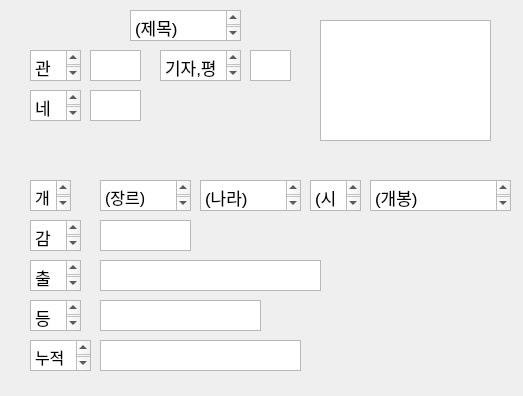
<?xml version="1.0" encoding="UTF-8"?>
<ui version="4.0">
 <class>Dialog</class>
 <widget class="QDialog" name="Dialog">
  <property name="geometry">
   <rect>
    <x>0</x>
    <y>0</y>
    <width>523</width>
    <height>396</height>
   </rect>
  </property>
  <property name="windowTitle">
   <string>Dialog</string>
  </property>
  <widget class="QTextEdit" name="textEdit_title">
   <property name="geometry">
    <rect>
     <x>130</x>
     <y>10</y>
     <width>111</width>
     <height>31</height>
    </rect>
   </property>
   <property name="html">
    <string>&lt;!DOCTYPE HTML PUBLIC &quot;-//W3C//DTD HTML 4.0//EN&quot; &quot;http://www.w3.org/TR/REC-html40/strict.dtd&quot;&gt;
&lt;html&gt;&lt;head&gt;&lt;meta name=&quot;qrichtext&quot; content=&quot;1&quot; /&gt;&lt;style type=&quot;text/css&quot;&gt;
p, li { white-space: pre-wrap; }
&lt;/style&gt;&lt;/head&gt;&lt;body style=&quot; font-family:'.AppleSystemUIFont'; font-size:13pt; font-weight:400; font-style:normal;&quot;&gt;
&lt;p style=&quot; margin-top:0px; margin-bottom:0px; margin-left:0px; margin-right:0px; -qt-block-indent:0; text-indent:0px;&quot;&gt;(제목)&lt;/p&gt;&lt;/body&gt;&lt;/html&gt;</string>
   </property>
  </widget>
  <widget class="QTextEdit" name="textEdit_2">
   <property name="geometry">
    <rect>
     <x>30</x>
     <y>50</y>
     <width>51</width>
     <height>31</height>
    </rect>
   </property>
   <property name="html">
    <string>&lt;!DOCTYPE HTML PUBLIC &quot;-//W3C//DTD HTML 4.0//EN&quot; &quot;http://www.w3.org/TR/REC-html40/strict.dtd&quot;&gt;
&lt;html&gt;&lt;head&gt;&lt;meta name=&quot;qrichtext&quot; content=&quot;1&quot; /&gt;&lt;style type=&quot;text/css&quot;&gt;
p, li { white-space: pre-wrap; }
&lt;/style&gt;&lt;/head&gt;&lt;body style=&quot; font-family:'.AppleSystemUIFont'; font-size:13pt; font-weight:400; font-style:normal;&quot;&gt;
&lt;p style=&quot; margin-top:0px; margin-bottom:0px; margin-left:0px; margin-right:0px; -qt-block-indent:0; text-indent:0px;&quot;&gt;관람객&lt;/p&gt;&lt;/body&gt;&lt;/html&gt;</string>
   </property>
  </widget>
  <widget class="QTextEdit" name="textEdit_3">
   <property name="geometry">
    <rect>
     <x>160</x>
     <y>50</y>
     <width>81</width>
     <height>31</height>
    </rect>
   </property>
   <property name="html">
    <string>&lt;!DOCTYPE HTML PUBLIC &quot;-//W3C//DTD HTML 4.0//EN&quot; &quot;http://www.w3.org/TR/REC-html40/strict.dtd&quot;&gt;
&lt;html&gt;&lt;head&gt;&lt;meta name=&quot;qrichtext&quot; content=&quot;1&quot; /&gt;&lt;style type=&quot;text/css&quot;&gt;
p, li { white-space: pre-wrap; }
&lt;/style&gt;&lt;/head&gt;&lt;body style=&quot; font-family:'.AppleSystemUIFont'; font-size:13pt; font-weight:400; font-style:normal;&quot;&gt;
&lt;p style=&quot; margin-top:0px; margin-bottom:0px; margin-left:0px; margin-right:0px; -qt-block-indent:0; text-indent:0px;&quot;&gt;기자,평론가&lt;/p&gt;&lt;/body&gt;&lt;/html&gt;</string>
   </property>
  </widget>
  <widget class="QTextEdit" name="textEdit_4">
   <property name="geometry">
    <rect>
     <x>30</x>
     <y>90</y>
     <width>51</width>
     <height>31</height>
    </rect>
   </property>
   <property name="html">
    <string>&lt;!DOCTYPE HTML PUBLIC &quot;-//W3C//DTD HTML 4.0//EN&quot; &quot;http://www.w3.org/TR/REC-html40/strict.dtd&quot;&gt;
&lt;html&gt;&lt;head&gt;&lt;meta name=&quot;qrichtext&quot; content=&quot;1&quot; /&gt;&lt;style type=&quot;text/css&quot;&gt;
p, li { white-space: pre-wrap; }
&lt;/style&gt;&lt;/head&gt;&lt;body style=&quot; font-family:'.AppleSystemUIFont'; font-size:13pt; font-weight:400; font-style:normal;&quot;&gt;
&lt;p style=&quot; margin-top:0px; margin-bottom:0px; margin-left:0px; margin-right:0px; -qt-block-indent:0; text-indent:0px;&quot;&gt;네티즌&lt;/p&gt;&lt;/body&gt;&lt;/html&gt;</string>
   </property>
  </widget>
  <widget class="QTextEdit" name="textEdit_audienceRate">
   <property name="geometry">
    <rect>
     <x>90</x>
     <y>50</y>
     <width>51</width>
     <height>31</height>
    </rect>
   </property>
   <property name="html">
    <string>&lt;!DOCTYPE HTML PUBLIC &quot;-//W3C//DTD HTML 4.0//EN&quot; &quot;http://www.w3.org/TR/REC-html40/strict.dtd&quot;&gt;
&lt;html&gt;&lt;head&gt;&lt;meta name=&quot;qrichtext&quot; content=&quot;1&quot; /&gt;&lt;style type=&quot;text/css&quot;&gt;
p, li { white-space: pre-wrap; }
&lt;/style&gt;&lt;/head&gt;&lt;body style=&quot; font-family:'.AppleSystemUIFont'; font-size:13pt; font-weight:400; font-style:normal;&quot;&gt;
&lt;p style=&quot;-qt-paragraph-type:empty; margin-top:0px; margin-bottom:0px; margin-left:0px; margin-right:0px; -qt-block-indent:0; text-indent:0px;&quot;&gt;&lt;br /&gt;&lt;/p&gt;&lt;/body&gt;&lt;/html&gt;</string>
   </property>
  </widget>
  <widget class="QTextEdit" name="textEdit_netizenRate">
   <property name="geometry">
    <rect>
     <x>90</x>
     <y>90</y>
     <width>51</width>
     <height>31</height>
    </rect>
   </property>
   <property name="html">
    <string>&lt;!DOCTYPE HTML PUBLIC &quot;-//W3C//DTD HTML 4.0//EN&quot; &quot;http://www.w3.org/TR/REC-html40/strict.dtd&quot;&gt;
&lt;html&gt;&lt;head&gt;&lt;meta name=&quot;qrichtext&quot; content=&quot;1&quot; /&gt;&lt;style type=&quot;text/css&quot;&gt;
p, li { white-space: pre-wrap; }
&lt;/style&gt;&lt;/head&gt;&lt;body style=&quot; font-family:'.AppleSystemUIFont'; font-size:13pt; font-weight:400; font-style:normal;&quot;&gt;
&lt;p style=&quot;-qt-paragraph-type:empty; margin-top:0px; margin-bottom:0px; margin-left:0px; margin-right:0px; -qt-block-indent:0; text-indent:0px;&quot;&gt;&lt;br /&gt;&lt;/p&gt;&lt;/body&gt;&lt;/html&gt;</string>
   </property>
  </widget>
  <widget class="QTextEdit" name="textEdit_journalRate">
   <property name="geometry">
    <rect>
     <x>250</x>
     <y>50</y>
     <width>41</width>
     <height>31</height>
    </rect>
   </property>
   <property name="html">
    <string>&lt;!DOCTYPE HTML PUBLIC &quot;-//W3C//DTD HTML 4.0//EN&quot; &quot;http://www.w3.org/TR/REC-html40/strict.dtd&quot;&gt;
&lt;html&gt;&lt;head&gt;&lt;meta name=&quot;qrichtext&quot; content=&quot;1&quot; /&gt;&lt;style type=&quot;text/css&quot;&gt;
p, li { white-space: pre-wrap; }
&lt;/style&gt;&lt;/head&gt;&lt;body style=&quot; font-family:'.AppleSystemUIFont'; font-size:13pt; font-weight:400; font-style:normal;&quot;&gt;
&lt;p style=&quot;-qt-paragraph-type:empty; margin-top:0px; margin-bottom:0px; margin-left:0px; margin-right:0px; -qt-block-indent:0; text-indent:0px;&quot;&gt;&lt;br /&gt;&lt;/p&gt;&lt;/body&gt;&lt;/html&gt;</string>
   </property>
  </widget>
  <widget class="QGraphicsView" name="graphicsView">
   <property name="geometry">
    <rect>
     <x>320</x>
     <y>20</y>
     <width>171</width>
     <height>121</height>
    </rect>
   </property>
  </widget>
  <widget class="QTextEdit" name="textEdit_8">
   <property name="geometry">
    <rect>
     <x>30</x>
     <y>180</y>
     <width>41</width>
     <height>31</height>
    </rect>
   </property>
   <property name="html">
    <string>&lt;!DOCTYPE HTML PUBLIC &quot;-//W3C//DTD HTML 4.0//EN&quot; &quot;http://www.w3.org/TR/REC-html40/strict.dtd&quot;&gt;
&lt;html&gt;&lt;head&gt;&lt;meta name=&quot;qrichtext&quot; content=&quot;1&quot; /&gt;&lt;style type=&quot;text/css&quot;&gt;
p, li { white-space: pre-wrap; }
&lt;/style&gt;&lt;/head&gt;&lt;body style=&quot; font-family:'.AppleSystemUIFont'; font-size:13pt; font-weight:400; font-style:normal;&quot;&gt;
&lt;p style=&quot; margin-top:0px; margin-bottom:0px; margin-left:0px; margin-right:0px; -qt-block-indent:0; text-indent:0px;&quot;&gt;&lt;span style=&quot; font-size:12pt;&quot;&gt;개요&lt;/span&gt;&lt;/p&gt;
&lt;p style=&quot;-qt-paragraph-type:empty; margin-top:0px; margin-bottom:0px; margin-left:0px; margin-right:0px; -qt-block-indent:0; text-indent:0px; font-size:12pt;&quot;&gt;&lt;br /&gt;&lt;/p&gt;&lt;/body&gt;&lt;/html&gt;</string>
   </property>
  </widget>
  <widget class="QTextEdit" name="textEdit_genre">
   <property name="geometry">
    <rect>
     <x>100</x>
     <y>180</y>
     <width>91</width>
     <height>31</height>
    </rect>
   </property>
   <property name="html">
    <string>&lt;!DOCTYPE HTML PUBLIC &quot;-//W3C//DTD HTML 4.0//EN&quot; &quot;http://www.w3.org/TR/REC-html40/strict.dtd&quot;&gt;
&lt;html&gt;&lt;head&gt;&lt;meta name=&quot;qrichtext&quot; content=&quot;1&quot; /&gt;&lt;style type=&quot;text/css&quot;&gt;
p, li { white-space: pre-wrap; }
&lt;/style&gt;&lt;/head&gt;&lt;body style=&quot; font-family:'.AppleSystemUIFont'; font-size:13pt; font-weight:400; font-style:normal;&quot;&gt;
&lt;p style=&quot; margin-top:0px; margin-bottom:0px; margin-left:0px; margin-right:0px; -qt-block-indent:0; text-indent:0px;&quot;&gt;&lt;span style=&quot; font-size:12pt;&quot;&gt;(장르)&lt;/span&gt;&lt;/p&gt;&lt;/body&gt;&lt;/html&gt;</string>
   </property>
  </widget>
  <widget class="QTextEdit" name="textEdit_country">
   <property name="geometry">
    <rect>
     <x>200</x>
     <y>180</y>
     <width>101</width>
     <height>31</height>
    </rect>
   </property>
   <property name="html">
    <string>&lt;!DOCTYPE HTML PUBLIC &quot;-//W3C//DTD HTML 4.0//EN&quot; &quot;http://www.w3.org/TR/REC-html40/strict.dtd&quot;&gt;
&lt;html&gt;&lt;head&gt;&lt;meta name=&quot;qrichtext&quot; content=&quot;1&quot; /&gt;&lt;style type=&quot;text/css&quot;&gt;
p, li { white-space: pre-wrap; }
&lt;/style&gt;&lt;/head&gt;&lt;body style=&quot; font-family:'.AppleSystemUIFont'; font-size:13pt; font-weight:400; font-style:normal;&quot;&gt;
&lt;p style=&quot; margin-top:0px; margin-bottom:0px; margin-left:0px; margin-right:0px; -qt-block-indent:0; text-indent:0px;&quot;&gt;(나라)&lt;/p&gt;&lt;/body&gt;&lt;/html&gt;</string>
   </property>
  </widget>
  <widget class="QTextEdit" name="textEdit_playTime">
   <property name="geometry">
    <rect>
     <x>310</x>
     <y>180</y>
     <width>51</width>
     <height>31</height>
    </rect>
   </property>
   <property name="html">
    <string>&lt;!DOCTYPE HTML PUBLIC &quot;-//W3C//DTD HTML 4.0//EN&quot; &quot;http://www.w3.org/TR/REC-html40/strict.dtd&quot;&gt;
&lt;html&gt;&lt;head&gt;&lt;meta name=&quot;qrichtext&quot; content=&quot;1&quot; /&gt;&lt;style type=&quot;text/css&quot;&gt;
p, li { white-space: pre-wrap; }
&lt;/style&gt;&lt;/head&gt;&lt;body style=&quot; font-family:'.AppleSystemUIFont'; font-size:13pt; font-weight:400; font-style:normal;&quot;&gt;
&lt;p style=&quot; margin-top:0px; margin-bottom:0px; margin-left:0px; margin-right:0px; -qt-block-indent:0; text-indent:0px;&quot;&gt;(시간)&lt;/p&gt;&lt;/body&gt;&lt;/html&gt;</string>
   </property>
  </widget>
  <widget class="QTextEdit" name="textEdit_openingDate">
   <property name="geometry">
    <rect>
     <x>370</x>
     <y>180</y>
     <width>141</width>
     <height>31</height>
    </rect>
   </property>
   <property name="html">
    <string>&lt;!DOCTYPE HTML PUBLIC &quot;-//W3C//DTD HTML 4.0//EN&quot; &quot;http://www.w3.org/TR/REC-html40/strict.dtd&quot;&gt;
&lt;html&gt;&lt;head&gt;&lt;meta name=&quot;qrichtext&quot; content=&quot;1&quot; /&gt;&lt;style type=&quot;text/css&quot;&gt;
p, li { white-space: pre-wrap; }
&lt;/style&gt;&lt;/head&gt;&lt;body style=&quot; font-family:'.AppleSystemUIFont'; font-size:13pt; font-weight:400; font-style:normal;&quot;&gt;
&lt;p style=&quot; margin-top:0px; margin-bottom:0px; margin-left:0px; margin-right:0px; -qt-block-indent:0; text-indent:0px;&quot;&gt;(개봉)&lt;/p&gt;&lt;/body&gt;&lt;/html&gt;</string>
   </property>
  </widget>
  <widget class="QTextEdit" name="textEdit_13">
   <property name="geometry">
    <rect>
     <x>30</x>
     <y>220</y>
     <width>51</width>
     <height>31</height>
    </rect>
   </property>
   <property name="html">
    <string>&lt;!DOCTYPE HTML PUBLIC &quot;-//W3C//DTD HTML 4.0//EN&quot; &quot;http://www.w3.org/TR/REC-html40/strict.dtd&quot;&gt;
&lt;html&gt;&lt;head&gt;&lt;meta name=&quot;qrichtext&quot; content=&quot;1&quot; /&gt;&lt;style type=&quot;text/css&quot;&gt;
p, li { white-space: pre-wrap; }
&lt;/style&gt;&lt;/head&gt;&lt;body style=&quot; font-family:'.AppleSystemUIFont'; font-size:13pt; font-weight:400; font-style:normal;&quot;&gt;
&lt;p style=&quot; margin-top:0px; margin-bottom:0px; margin-left:0px; margin-right:0px; -qt-block-indent:0; text-indent:0px;&quot;&gt;감독&lt;/p&gt;&lt;/body&gt;&lt;/html&gt;</string>
   </property>
  </widget>
  <widget class="QTextEdit" name="textEdit_director">
   <property name="geometry">
    <rect>
     <x>100</x>
     <y>220</y>
     <width>91</width>
     <height>31</height>
    </rect>
   </property>
   <property name="html">
    <string>&lt;!DOCTYPE HTML PUBLIC &quot;-//W3C//DTD HTML 4.0//EN&quot; &quot;http://www.w3.org/TR/REC-html40/strict.dtd&quot;&gt;
&lt;html&gt;&lt;head&gt;&lt;meta name=&quot;qrichtext&quot; content=&quot;1&quot; /&gt;&lt;style type=&quot;text/css&quot;&gt;
p, li { white-space: pre-wrap; }
&lt;/style&gt;&lt;/head&gt;&lt;body style=&quot; font-family:'.AppleSystemUIFont'; font-size:13pt; font-weight:400; font-style:normal;&quot;&gt;
&lt;p style=&quot;-qt-paragraph-type:empty; margin-top:0px; margin-bottom:0px; margin-left:0px; margin-right:0px; -qt-block-indent:0; text-indent:0px;&quot;&gt;&lt;br /&gt;&lt;/p&gt;&lt;/body&gt;&lt;/html&gt;</string>
   </property>
  </widget>
  <widget class="QTextEdit" name="textEdit_15">
   <property name="geometry">
    <rect>
     <x>30</x>
     <y>260</y>
     <width>51</width>
     <height>31</height>
    </rect>
   </property>
   <property name="html">
    <string>&lt;!DOCTYPE HTML PUBLIC &quot;-//W3C//DTD HTML 4.0//EN&quot; &quot;http://www.w3.org/TR/REC-html40/strict.dtd&quot;&gt;
&lt;html&gt;&lt;head&gt;&lt;meta name=&quot;qrichtext&quot; content=&quot;1&quot; /&gt;&lt;style type=&quot;text/css&quot;&gt;
p, li { white-space: pre-wrap; }
&lt;/style&gt;&lt;/head&gt;&lt;body style=&quot; font-family:'.AppleSystemUIFont'; font-size:13pt; font-weight:400; font-style:normal;&quot;&gt;
&lt;p style=&quot; margin-top:0px; margin-bottom:0px; margin-left:0px; margin-right:0px; -qt-block-indent:0; text-indent:0px;&quot;&gt;출연&lt;/p&gt;&lt;/body&gt;&lt;/html&gt;</string>
   </property>
  </widget>
  <widget class="QTextEdit" name="textEdit_actor">
   <property name="geometry">
    <rect>
     <x>100</x>
     <y>260</y>
     <width>221</width>
     <height>31</height>
    </rect>
   </property>
   <property name="html">
    <string>&lt;!DOCTYPE HTML PUBLIC &quot;-//W3C//DTD HTML 4.0//EN&quot; &quot;http://www.w3.org/TR/REC-html40/strict.dtd&quot;&gt;
&lt;html&gt;&lt;head&gt;&lt;meta name=&quot;qrichtext&quot; content=&quot;1&quot; /&gt;&lt;style type=&quot;text/css&quot;&gt;
p, li { white-space: pre-wrap; }
&lt;/style&gt;&lt;/head&gt;&lt;body style=&quot; font-family:'.AppleSystemUIFont'; font-size:13pt; font-weight:400; font-style:normal;&quot;&gt;
&lt;p style=&quot;-qt-paragraph-type:empty; margin-top:0px; margin-bottom:0px; margin-left:0px; margin-right:0px; -qt-block-indent:0; text-indent:0px;&quot;&gt;&lt;br /&gt;&lt;/p&gt;&lt;/body&gt;&lt;/html&gt;</string>
   </property>
  </widget>
  <widget class="QTextEdit" name="textEdit_rate">
   <property name="geometry">
    <rect>
     <x>100</x>
     <y>300</y>
     <width>161</width>
     <height>31</height>
    </rect>
   </property>
   <property name="html">
    <string>&lt;!DOCTYPE HTML PUBLIC &quot;-//W3C//DTD HTML 4.0//EN&quot; &quot;http://www.w3.org/TR/REC-html40/strict.dtd&quot;&gt;
&lt;html&gt;&lt;head&gt;&lt;meta name=&quot;qrichtext&quot; content=&quot;1&quot; /&gt;&lt;style type=&quot;text/css&quot;&gt;
p, li { white-space: pre-wrap; }
&lt;/style&gt;&lt;/head&gt;&lt;body style=&quot; font-family:'.AppleSystemUIFont'; font-size:13pt; font-weight:400; font-style:normal;&quot;&gt;
&lt;p style=&quot;-qt-paragraph-type:empty; margin-top:0px; margin-bottom:0px; margin-left:0px; margin-right:0px; -qt-block-indent:0; text-indent:0px;&quot;&gt;&lt;br /&gt;&lt;/p&gt;&lt;/body&gt;&lt;/html&gt;</string>
   </property>
  </widget>
  <widget class="QTextEdit" name="textEdit_18">
   <property name="geometry">
    <rect>
     <x>30</x>
     <y>300</y>
     <width>51</width>
     <height>31</height>
    </rect>
   </property>
   <property name="html">
    <string>&lt;!DOCTYPE HTML PUBLIC &quot;-//W3C//DTD HTML 4.0//EN&quot; &quot;http://www.w3.org/TR/REC-html40/strict.dtd&quot;&gt;
&lt;html&gt;&lt;head&gt;&lt;meta name=&quot;qrichtext&quot; content=&quot;1&quot; /&gt;&lt;style type=&quot;text/css&quot;&gt;
p, li { white-space: pre-wrap; }
&lt;/style&gt;&lt;/head&gt;&lt;body style=&quot; font-family:'.AppleSystemUIFont'; font-size:13pt; font-weight:400; font-style:normal;&quot;&gt;
&lt;p style=&quot; margin-top:0px; margin-bottom:0px; margin-left:0px; margin-right:0px; -qt-block-indent:0; text-indent:0px;&quot;&gt;등급&lt;/p&gt;&lt;/body&gt;&lt;/html&gt;</string>
   </property>
  </widget>
  <widget class="QTextEdit" name="textEdit_19">
   <property name="geometry">
    <rect>
     <x>30</x>
     <y>340</y>
     <width>61</width>
     <height>31</height>
    </rect>
   </property>
   <property name="html">
    <string>&lt;!DOCTYPE HTML PUBLIC &quot;-//W3C//DTD HTML 4.0//EN&quot; &quot;http://www.w3.org/TR/REC-html40/strict.dtd&quot;&gt;
&lt;html&gt;&lt;head&gt;&lt;meta name=&quot;qrichtext&quot; content=&quot;1&quot; /&gt;&lt;style type=&quot;text/css&quot;&gt;
p, li { white-space: pre-wrap; }
&lt;/style&gt;&lt;/head&gt;&lt;body style=&quot; font-family:'.AppleSystemUIFont'; font-size:13pt; font-weight:400; font-style:normal;&quot;&gt;
&lt;p style=&quot; margin-top:0px; margin-bottom:0px; margin-left:0px; margin-right:0px; -qt-block-indent:0; text-indent:0px;&quot;&gt;&lt;span style=&quot; font-size:12pt;&quot;&gt;누적관객&lt;/span&gt;&lt;/p&gt;&lt;/body&gt;&lt;/html&gt;</string>
   </property>
  </widget>
  <widget class="QTextEdit" name="textEdit_audienceCount">
   <property name="geometry">
    <rect>
     <x>100</x>
     <y>340</y>
     <width>201</width>
     <height>31</height>
    </rect>
   </property>
   <property name="html">
    <string>&lt;!DOCTYPE HTML PUBLIC &quot;-//W3C//DTD HTML 4.0//EN&quot; &quot;http://www.w3.org/TR/REC-html40/strict.dtd&quot;&gt;
&lt;html&gt;&lt;head&gt;&lt;meta name=&quot;qrichtext&quot; content=&quot;1&quot; /&gt;&lt;style type=&quot;text/css&quot;&gt;
p, li { white-space: pre-wrap; }
&lt;/style&gt;&lt;/head&gt;&lt;body style=&quot; font-family:'.AppleSystemUIFont'; font-size:13pt; font-weight:400; font-style:normal;&quot;&gt;
&lt;p style=&quot;-qt-paragraph-type:empty; margin-top:0px; margin-bottom:0px; margin-left:0px; margin-right:0px; -qt-block-indent:0; text-indent:0px;&quot;&gt;&lt;br /&gt;&lt;/p&gt;&lt;/body&gt;&lt;/html&gt;</string>
   </property>
  </widget>
 </widget>
 <resources/>
 <connections/>
</ui>
